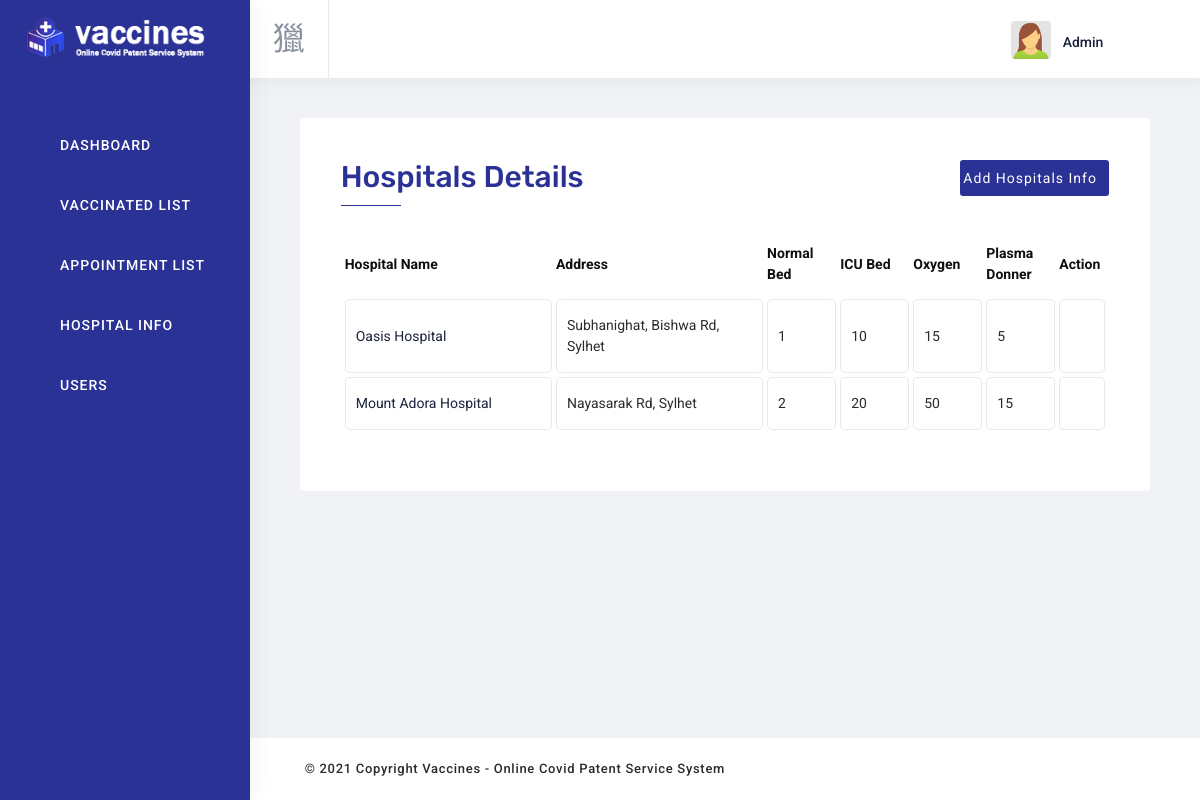
/admin/hospital-table.php (signed in), run on the app's committed database.
### tables this page shows
CREATE TABLE `hospitals_info` (
  `hospital_id` int(50) NOT NULL,
  `hospital_name` varchar(100) NOT NULL,
  `address` varchar(50) NOT NULL,
  `normal` int(50) NOT NULL,
  `icu` int(50) NOT NULL,
  `oxygen` int(50) NOT NULL,
  `plasma` int(50) NOT NULL
);

### admin/hospital-table.php (the view, shortened to what this page needs)
<?php
include "inc/header.php";
?>
      <div class="content-wrapper hospital_area">
        <div class="content">
          <div class="row">
            <div class="col-lg-12 col-md-12 basic_form">
              <div class="card">
                <div class="card-body">
                  <div class="card-header">
                    <h3 class="d-inline font-primary">Hospitals Details  </h3>
                    <?php if($_SESSION['role'] == 1){  ?>
                      <div class="card_icon"><a href="hospital-form.php" class="my-btn"> <i class="mdi mdi-plus"></i> Add Hospitals Info</a></div>
                    <?php } ?>
                  </div>
                  <div class="table-responsive">
			    <?php
              include "inc/connection.php";
              $query = "SELECT * FROM hospitals_info ORDER BY hospital_id DESC";
              $result = mysqli_query($connection,$query) or die("Failed");
              $count = mysqli_num_rows($result);
              if($count > 0){ ?>
                  <table class="table table_custom">
                    <thead>
                        <tr>
                          <th>Hospital Name</th>
                          <th>Address</th>
                          <th>Normal Bed</th>
                          <th>ICU Bed</th>
                          <th>Oxygen</th>
                          <th>Plasma Donner</th>
                          <?php if($_SESSION['role'] == 1){  ?>
                          <th>Action</th>
                          <?php } ?>
                        </tr>
                    </thead>
                    <tbody>
				        <?php
                    while($row = mysqli_fetch_assoc($result)){
                ?>
                      <tr>
                        <td class="col-3"><span> <?php echo $row['hospital_name']; ?></span></td>
                        <td class="col-3"><span><?php echo $row['address']; ?> </span></td>
                        <td class="col-1"><span><?php echo $row['normal']; ?></span></td>
                        <td class="col-1"><span><?php echo $row['icu']; ?></span></td>
                        <td class="col-1"><span> <?php echo $row['oxygen']; ?></span></td>
                        <td class="col-1"><span><?php echo $row['plasma']; ?> </span></td>
                        <?php if($_SESSION['role'] == 1){  ?>
                        <td class="col-1" style="max-width: 5%">
                        </td>
                        <?php } ?>
                      </tr>
                <?php
                    }
                ?>
                    </tbody>
          <?php
              }else{
                  echo "No Data";
          }
          ?>
                  </table>
                </div>
                </div>
              </div>
            </div>
          </div>
        </div>
      </div>
<?php include 'inc/footer.php';
?>

### admin/assets/css/style.css (style rules this page uses)
.card-header { display: flex; justify-content: space-between; flex-wrap: wrap; }
.card-header h3 { font-size: 25px; }
.card_icon { float: right; }
.my-btn { background: #2b3295; padding: 10px 12px 10px 3px; color: #fff; border-radius: 3px; }
.table-responsive { display: block; width: 100%; overflow-x: auto; }
.table td { padding-top: 13px; padding-bottom: 13px; vertical-align: middle; }
.table thead th { vertical-align: middle; }
.basic_form h3 { font-size: 30px; position: relative; }
.basic_form h3::after { position: absolute; content: ""; background-color: #2b3295; width: 60px; height: 1px; bottom: 0; left: 0%; margin-bottom: -11px; }
.hospital_area .table { border-spacing: 4px; border-collapse: separate; }
.hospital_area thead tr th { color: rgb(15, 15, 17); padding: 0px; padding-bottom: 10px; }
.hospital_area tr td { padding: 15px 10px !important; }
.hospital_area tr td:last-child { padding: 15px 3px !important; text-align: center; }
.hospital_area tr th, .hospital_area tr td { border: 0; padding-left: 20px; }
.hospital_area tr td { border-top: 1px solid #e6e9ed; border-bottom: 1px solid #e6e9ed; border-left: 1px solid #e6e9ed; border-right: 1px solid #e6e9ed; }
.hospital_area tr th, .hospital_area tr td { border-radius: 5px; }

### data on the page
hospitals_info: hospital_name "Oasis Hospital", address "Subhanighat, Bishwa Rd, Sylhet", normal "1", icu "10", oxygen "15", plasma "5"
hospitals_info: hospital_name "Mount Adora Hospital", address "Nayasarak Rd, Sylhet", normal "2", icu "20", oxygen "50", plasma "15"

### other printed values
$_SESSION['username'] "Admin"
